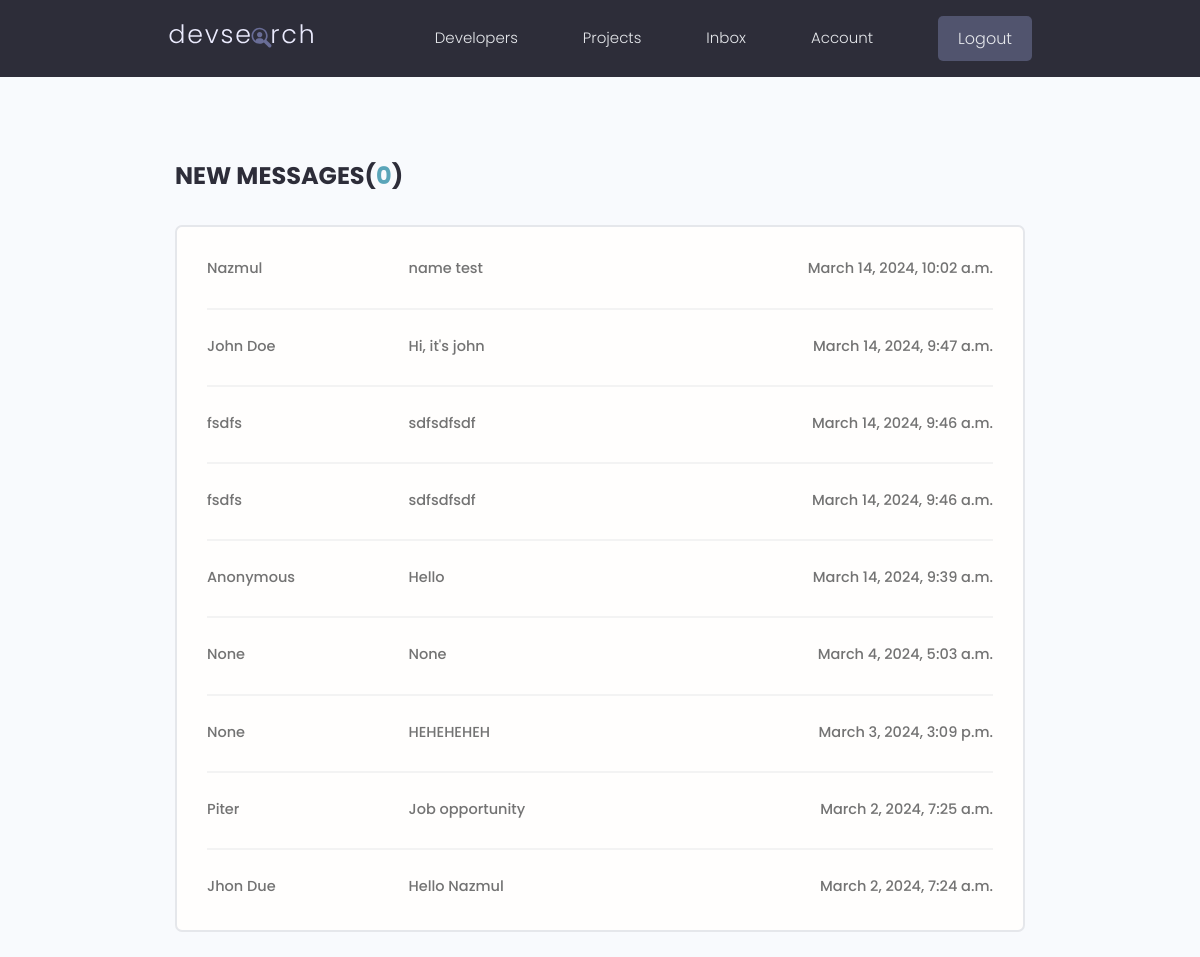
The page /inbox/ (signed in) on the database its author committed.
### user/models.py (models this page shows, shortened)
class Message(models.Model):
    sender = models.ForeignKey(Profile, on_delete=models.SET_NULL, null=True, blank=True, related_name='message_sender')
    recipient = models.ForeignKey(Profile, on_delete=models.SET_NULL, null=True, blank=True, related_name='message_recipient')
    name = models.CharField(max_length=200, null=True, blank=True)
    email = models.EmailField(max_length=200, null=True, blank=True)
    subject = models.CharField(max_length=200, null=True, blank=True)
    body = models.TextField()
    is_read = models.BooleanField(default=False, null=True)
    created = models.DateTimeField(auto_now_add=True)
    id = models.UUIDField(default=uuid.uuid4, unique=True, primary_key=True, editable=False)
    class Meta:
        ordering = ['is_read', '-created']

### user/views.py (the view)
# urls.py: path('inbox/', views.inbox, name='inbox'),
@login_required(login_url='login')
def inbox(request):
    profile = request.user.profile
    messages_request = profile.message_recipient.all()                # querying child model by related name from Message model 'ForeignKey'
    unread_messages = messages_request.filter(is_read=False).count()  # counting unread messages
    context = {'messages_request':messages_request, 'unread_messages':unread_messages}
    return render(request, 'user/inbox.html', context)

### user/templates/user/inbox.html
{% extends "main.html" %}
{% block content %}
  <main class="inbox my-xl">
    <div class="content-box">
      <h3 class="inbox__title">New Messages(<span>{{unread_messages}}</span>)</h3>
      <ul class="messages">
        {% for message in messages_request %}
          {% if message.is_read == False %}
          <li class="message message--unread">
          {% else %}
          <li class="message">
          {% endif %}
            <a href="{% url 'message' message.id %}">
              <span class="message__author">{{message.name}}</span>
              <span class="message__subject">{{message.subject}}</span>
              <span class="message__date">{{message.created}}</span>
            </a>
          </li>
        {% endfor %}
      </ul>
    </div>
  </main>
  {% endblock content %}

### static/styles/app.css (style rules this page uses)
:root { --color-sub: #2d2d39; }
.content-box { width: 95%; max-width: 85rem; margin: 0 auto; }
.inbox { height: 90vh; }
.inbox__title, .inbox__title span { font-size: 2.4rem; font-weight: 700; color: var(--color-sub); text-transform: uppercase; text-align: left; margin-bottom: 3rem; }
.inbox__title span { color: var(--color-main); }
.messages { list-style: none; background: var(--color-white); padding: 0.5rem 3rem; border: 2px solid var(--color-light); border-radius: 0.7rem; }
.message { padding: 2.5rem 0; }
.message > a span { font-size: 1.45rem; font-weight: 500; }
.message:not(:last-child) { border-bottom: 2px solid var(--color-white-light); }
.message > a { display: flex; gap: 1rem; }
.message__author, .message__date { flex-basis: 25%; }
.message__subject { flex-basis: 50%; }
.message__date { text-align: right; }

### static/uikit/styles/modules/_variables.css (style rules this page uses)
:root { --color-main: #5aa5b9; --color-main-light: #e6faff; --color-sub: #3f4156; --color-sub-light: #51546e; --color-sub-lighter: #ededfd; --color-text: #737373; --color-gray: #8b8b8b; --color-light: #e5e7eb; --color-light-gray: #767676; --color-bg: #f8fafd; --color-white: #fffefd; --color-white-light: #f3f3f3; --color-success: #359e64; --color-success-bg: #def8e8; --color-error: #fc4b0b; --color-error-bg: #fff2ee; --font-base: 'Poppins', arial, helvetica, 'Segoe UI', roboto, ubuntu, sans-serif; --font-monospace: 'Fira Code', 'Courier New', courier, monospace; --font-regular: 300; --font-medium: 500; --font-bold: 700; --generic-shadow: 1px 1px 5px #00000010; --generic-transition: all 0.3s ease-in-out; }

### static/uikit/styles/modules/_base.css (style rules this page uses)
* { margin: 0; padding: 0; box-sizing: border-box; text-rendering: optimizeLegibility; color: inherit; font-size: inherit; }
html { font-size: 50%; }
@media only screen and (min-width: 480px) { html { font-size: 56.25%; } }
@media only screen and (min-width: 1200px) { html { font-size: 62.5%; } }
body { line-height: 1.6; font-weight: 400; font-size: 1.5rem; color: var(--color-text); background-color: var(--color-bg); min-height: 100vh; }

### static/uikit/styles/modules/_typography.css (style rules this page uses)
* { font-family: var(--font-base); }
h3 { font-size: 3.2rem; font-weight: var(--font-medium); }
p, span, strong { font-size: 1.6rem; color: var(--color-text); font-weight: var(--font-regular); }
a { padding-bottom: 2px; text-decoration: none; display: inline-block; color: var(--color-main); font-weight: var(--font-medium); }

### static/uikit/styles/modules/_utilities.css (style rules this page uses)
.my-xl { margin: 8rem auto; }

### rows shown on the page
Message: name "Nazmul", subject "name test", created "March 14, 2024, 10:02 a.m."
Message: name "John Doe", subject "Hi, it's john", created "March 14, 2024, 9:47 a.m."
Message: name "fsdfs", subject "sdfsdfsdf", created "March 14, 2024, 9:46 a.m."
Message: name "fsdfs", subject "sdfsdfsdf", created "March 14, 2024, 9:46 a.m."
Message: name "Anonymous", subject "Hello", created "March 14, 2024, 9:39 a.m."
Message: name "None", subject "None", created "March 4, 2024, 5:03 a.m."
Message: name "None", subject "HEHEHEHEH", created "March 3, 2024, 3:09 p.m."
Message: name "Piter", subject "Job opportunity", created "March 2, 2024, 7:25 a.m."
Message: name "Jhon Due", subject "Hello Nazmul", created "March 2, 2024, 7:24 a.m."

### other values the page prints
{{ unread_messages }} "0"
